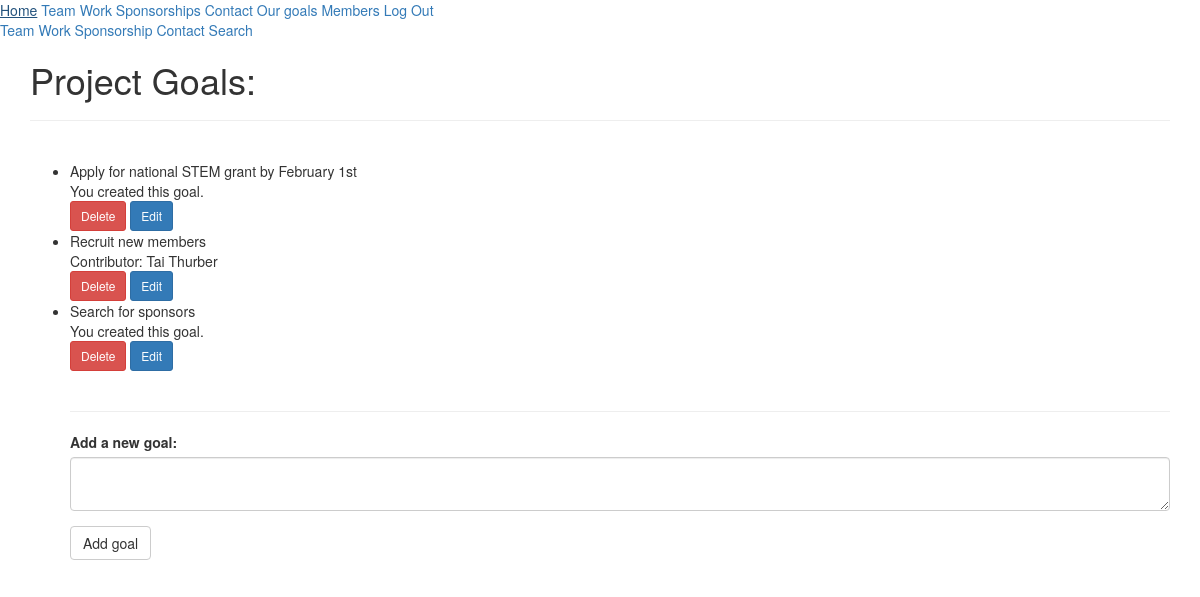
The page /proj/goals (signed in) on the database its author committed.
### tables.py (models this page shows, shortened)
class Goal(db.Model):
    __tablename__ = 'goals'
    id = db.Column(db.Integer, primary_key=True)
    content = db.Column(db.String(400), nullable=False)
    contributorID = db.Column(db.Integer, db.ForeignKey('users.id'))
    completed = db.Column(db.Boolean, default=False)
    dateCreated = db.Column(db.DateTime, default=datetime.utcnow)

class User(db.Model, UserMixin):
    __tablename__ = 'users'
    id = db.Column(db.Integer, primary_key=True)
    name = db.Column(db.String(200), nullable=False)
    email = db.Column(db.String(128), unique=True, nullable = False)
    passwordHash = db.Column(db.String(128), nullable=False)
    access = db.Column(db.Integer, nullable=False, default=1)
    dateCreated = db.Column(db.DateTime, default=datetime.utcnow)
    confirmed = db.Column(db.Boolean, default=False)
    goals = db.relationship('Goal', backref='goals')
    updates = db.relationship('Update', backref='updates')
    @property
    def password(self):
        raise AttributeError('password is not a readable attribute')

### manageProj.py (the view, shortened to what this page needs)
@proj.route('/goals', methods=['POST', 'GET'])
@login_required
def viewGoals():
    from tables import Goal, User
    form = GoalForm()
    goals = Goal.query.filter(Goal.completed == False)
    completed = Goal.query.filter(Goal.completed == True)
    users = User.query.order_by(User.dateCreated)
    return render_template('project/goals.html', goals=goals, completed=completed, goalForm=form, users=users)

### forms.py
class GoalForm(FlaskForm):
    content = TextAreaField('Add a new goal:', validators=[DataRequired()])
    submit = SubmitField('Add goal')

### app.py (called while the page is built)
@loginManager.user_loader
def loadUser(userID):
    from tables import User
    return User.query.get(int(userID))

### auth.py (called while the page is built)
@auth.before_app_request
def beforeRequest():
    if current_user.is_authenticated and not current_user.confirmed and request.blueprint != 'auth' and request.endpoint != 'static':
        return redirect(url_for('auth.unconfirmed'))

### templates/project/goals.html
{% extends "base.html" %}
{% import "bootstrap/wtf.html" as wtf %}
{% block page_content %}
    <h1> Project Goals: </h1>
    <hr>
    <br>
    <ul id="goalList">
    {% for goal in goals %}
        <li>
            {{ goal.content }}
            <br>
            {% if current_user.id == goal.contributorID %}
                You created this goal.
            {% else %}
                {% for user in users %}
                    {% if user.id == goal.contributorID %}
                        Contributor: {{ user.name }}
                    {% endif %}
                {% endfor %}
            {% endif %}
            {% if current_user.access == 2 and current_user.id == goal.contributorID %}
                <br>
                <a href="{{ url_for('proj.deleteGoal', id=goal.id) }}" class='btn btn-danger btn-sm'> Delete </a>
                <a href="{{ url_for('proj.editGoal', id=goal.id) }}" class='btn btn-primary btn-sm'> Edit </a>
            {% elif current_user.access == 3 %}
                <br>
                <a href="{{ url_for('proj.deleteGoal', id=goal.id) }}" class='btn btn-danger btn-sm'> Delete </a>
                <a href="{{ url_for('proj.editGoal', id=goal.id) }}" class='btn btn-primary btn-sm'> Edit </a>
            {% endif %}
        </li>
    {% endfor %}
    <br>
    <hr>
    {{ wtf.quick_form(goalForm) }}
    </ul>
{% endblock %}

### rows shown on the page
Goal: content "Apply for national STEM grant by February 1st", shows "You created this goal."
Goal: content "Recruit new members"
User: name "Tai Thurber"
Goal: content "Search for sponsors", shows "You created this goal."
